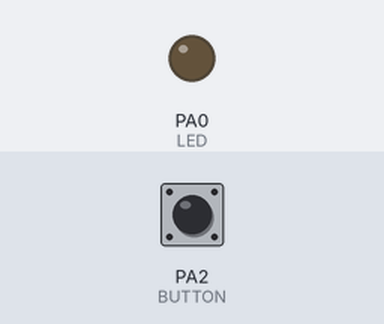
A sketch run on a simulated STM32 Blue Pill. Parts: output pins drawn as LEDs (lit = HIGH). Inputs (shaded band) come from the test bench; at power-on: PA2 (BUTTON) LOW.

Above: at 1.2 s.
1.3 s: PA2 (BUTTON) pulled HIGH for 0.15 s
At 2.5 s:
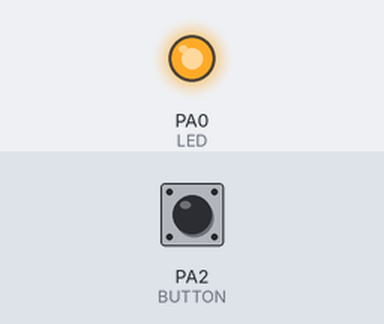
2.9 s: PA2 (BUTTON) pulled HIGH for 1 s
At 3.9 s:
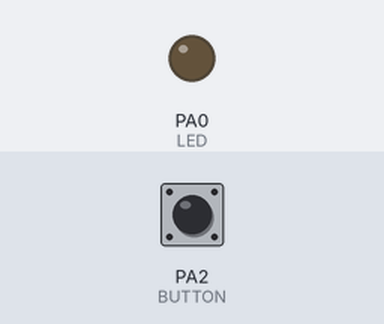
5.4 s: PA2 (BUTTON) pulled HIGH for 3.2 s
At 5.8 s:
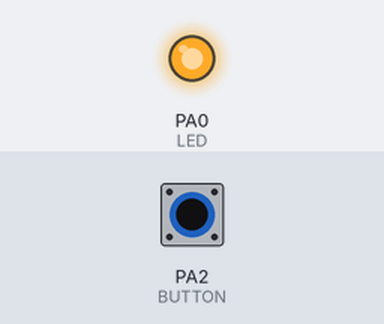
Timing chart, 0 to 8.4 s (numbered marks = the images above; inputs shaded):
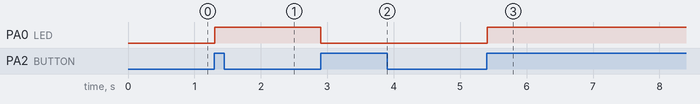

Measured:
- after the input at 1.3 s, PA0 (LED): LOW → HIGH at once
- after the input at 2.9 s, PA0 (LED): HIGH → LOW at once
- after the input at 5.4 s, PA0 (LED): LOW → HIGH at once

The sketch:

Debounce.ino
```cpp
const int LED = PA0;
const int BUTTON = PA2;

boolean lastButton = LOW;
boolean currentButton = LOW;

boolean ledOn = false;

void setup() {
  pinMode(LED, OUTPUT);
  pinMode(BUTTON, INPUT);

}

boolean debounce(boolean last)
{
  boolean current = digitalRead(BUTTON);
  if(last != current)
  {
    delay(5);
    current = digitalRead(BUTTON);
  }
  return current;
}

void loop() {
  currentButton = debounce(lastButton);
  if(lastButton == LOW && currentButton == HIGH)
  {
    ledOn = !ledOn;
  }
  lastButton = currentButton;
  digitalWrite(LED, ledOn);
}
```
